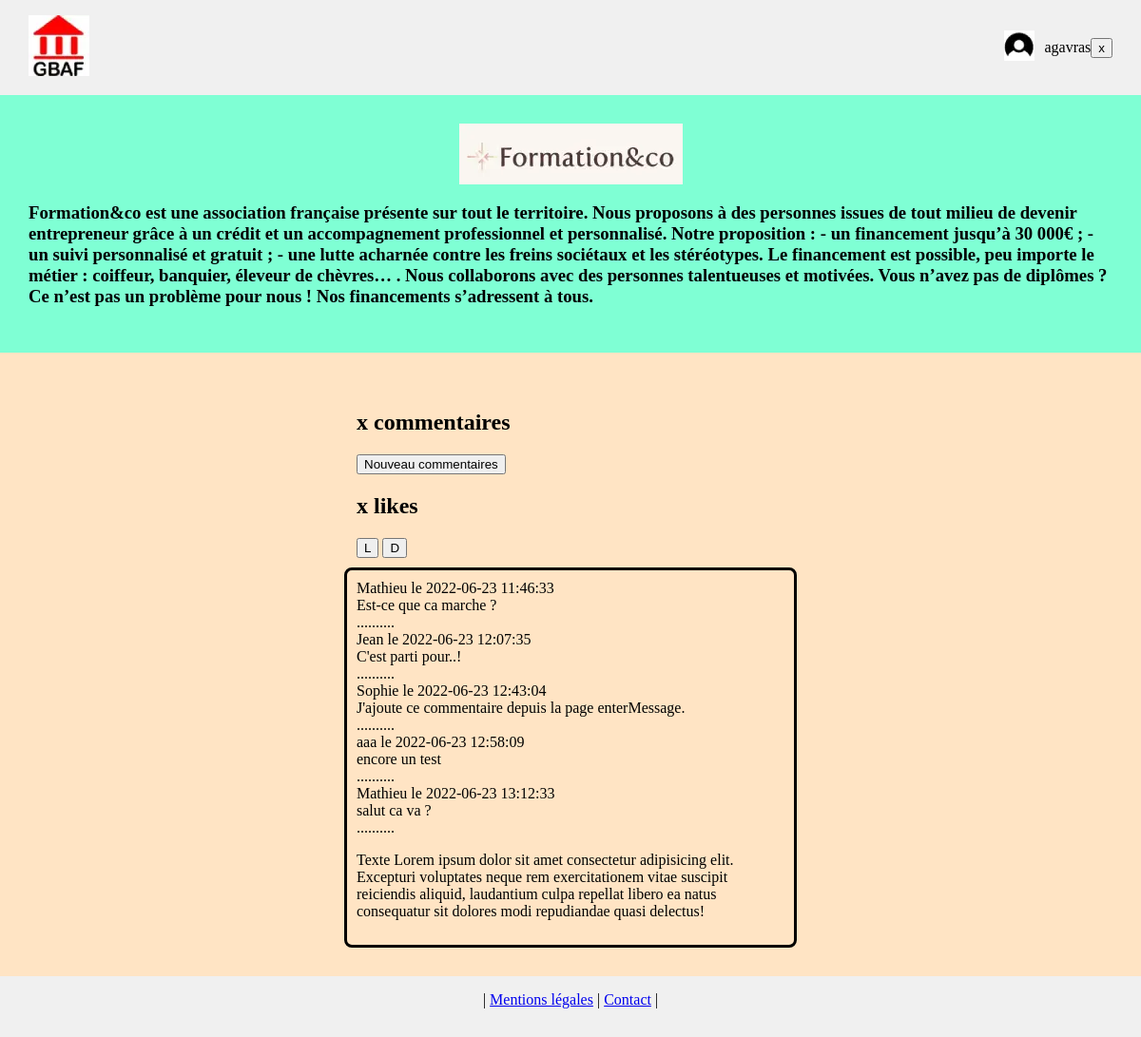
The page /acteur1.php (signed in) on the database its author committed.
### tables this page shows
CREATE TABLE IF NOT EXISTS `acteur` (
  `id_acteur` int NOT NULL AUTO_INCREMENT,
  `acteur` text NOT NULL,
  `description` text NOT NULL,
  `logo` text NOT NULL,
  PRIMARY KEY (`id_acteur`)
);

CREATE TABLE IF NOT EXISTS `post` (
  `date_add` timestamp NOT NULL DEFAULT CURRENT_TIMESTAMP,
  `id_acteur` int NOT NULL,
  `id_post` int NOT NULL AUTO_INCREMENT,
  `id_user` int NOT NULL,
  `post` text NOT NULL,
  PRIMARY KEY (`id_post`)
);

CREATE TABLE IF NOT EXISTS `account` (
  `id_user` int NOT NULL AUTO_INCREMENT,
  `username` text NOT NULL,
  `password` text NOT NULL,
  `nom` text NOT NULL,
  `prenom` text NOT NULL,
  `question` text NOT NULL,
  `reponse` text NOT NULL,
  PRIMARY KEY (`id_user`)
);

### acteur1.php (the view, shortened to what this page needs)
<?php
try
{
    $bdd = new PDO('mysql:host=localhost;dbname=gbafpdo;charset=utf8', 'root', '2421lw21PHP');
}
catch(Exception $e)
{
        die('Erreur : '.$e->getMessage());
}
$sth = $bdd->prepare("SELECT description FROM acteur where id_acteur=1");
$sth->execute();
$desc1 = $sth->fetch();
    $sth = $bdd->prepare("SELECT logo FROM acteur where id_acteur=1");
    $sth->execute();
    $img1 = $sth->fetch();
?>
<!DOCTYPE html>
<html lang="fr">
<head>
    <link rel="stylesheet" href="./assets/css/style.css">
</head>
<body>
    <header>
        <div id="cadreLogoGBAF">
            <a href="./accueil.php">
                <img src="./assets/img/gbaf.webp" alt="logo gbaf">
            </a>
        </div>
        <div id="cadreIdUtilisateur">
            <a href="./parametresDuCompte.php">
                <img src="./assets/img/user.webp" alt="icon utilisateur">
            </a>
            <p><?php echo $_SESSION["username"]; ?></p>
            <a href="./logout.php">
                <button>x</button>
            </a>
        </div>
    </header>
    <section id="presentationActeur">
        <?php echo '<img src="./assets/img/'.$img1[0].'" alt="logo partenaire">' ?>
        <h3><?php echo $desc1[0] ?></h3>
    </section>
    <section id="commentairesActeur">
        <div id="div1Commentaires">
            <form action="acteur1.php" method="post">
                <h2>x commentaires</h2>
                <input type="submit" name="AjoutCommentaire" value="Nouveau commentaires" />
                <h2>x likes</h2>
                <input type="submit" name="VoteActionL" value="L" />
                <input type="submit" name="VoteActionD" value="D" />
            </form>
        </div>
        <div id="commentairesPHP">
            <?php
            $sth = $bdd->prepare("SELECT COUNT(id_post) FROM post where id_acteur=1");
            $sth->execute();
            $nbr = $sth->fetch();
            $sth = $bdd->prepare("SELECT * FROM post where id_acteur=1");
            $sth->execute();
            for ($i = 1; $i <= $nbr[0]; $i++) {
            $post = $sth->fetch();
            $sth1 = $bdd->prepare("SELECT prenom FROM account where id_user=$post[3]");
            $sth1->execute();
            $prenom = $sth1->fetch();
            echo $prenom[0] . " le " . $post[0];
            echo "<br/>";
            echo $post[4];
            echo "<br/>";
            echo "..........";
            echo "<br/>";
            }
            ?>
            <p>Texte Lorem ipsum dolor sit amet consectetur adipisicing elit. Excepturi voluptates neque rem
                exercitationem vitae suscipit reiciendis aliquid, laudantium culpa repellat libero ea natus consequatur
                sit dolores modi repudiandae quasi delectus!</p>
        </div>
    </section>
    <footer>
        <p> | <a href="http://">Mentions légales</a> | <a href="http://">Contact</a> | </p>
    </footer>
</body>
</html>

### assets/css/style.css (style rules this page uses)
html body { margin: 0; padding: 0; }
header { background-color: rgb(240, 240, 240); width: auto; height: 100px; display: flex; justify-content: space-between; padding-top: 0px; padding-bottom: 0px; padding-left: 30px; padding-right: 30px; }
#cadreLogoGBAF { display: flex; align-items: center; }
#cadreIdUtilisateur { display: flex; align-items: center; }
#cadreIdUtilisateur img { padding-right: 10px; }
footer { background-color: rgb(240, 240, 240); width: 100%; height: 64px; display: flex; justify-content: center; }
#presentationActeur { background-color: aquamarine; padding: 30px; display: flex; flex-flow: column; width: auto; }
#presentationActeur img { align-self: center; }
#commentairesActeur { background-color: bisque; padding: 30px; display: flex; flex-flow: column; align-items: center; justify-content: center; width: auto; }
#div1Commentaires { width: 450px; display: flex; justify-content: space-between; align-items: center; padding: 10px; }
#commentairesPHP { width: 450px; padding: 10px; border-radius: 8px; border-style: solid; }

### rows shown on the page
acteur: logo (picture), description "Formation&co est une association française présente sur tout le territoire. Nous proposons à des personnes issues de tout milieu de devenir entrepreneur grâce à un crédit et un accompagnement professionnel et personnalisé. Notre proposition : - un financement jusqu’à 30 000€ ; - un suivi personnalisé et gratuit ; - une lutte acharnée contre les freins sociétaux et les stéréotypes. Le financement est possible, peu importe le métier : coiffeur, banquier, éleveur de chèvres… . Nous collaborons avec des personnes talentueuses et motivées. Vous n’avez pas de diplômes ? Ce n’est pas un problème pour nous ! Nos financements s’adressent à tous."
post: id_user.prenom "Mathieu", date_add "2022-06-23 11:46:33", post "Est-ce que ca marche ?"
post: id_user.prenom "Jean", date_add "2022-06-23 12:07:35", post "C'est parti pour..!"
post: id_user.prenom "Sophie", date_add "2022-06-23 12:43:04", post "J'ajoute ce commentaire depuis la page enterMessage."
post: id_user.prenom "aaa", date_add "2022-06-23 12:58:09", post "encore un test"
post: id_user.prenom "Mathieu", date_add "2022-06-23 13:12:33", post "salut ca va ?"

### other values the page prints
$_SESSION["username"] "agavras"
